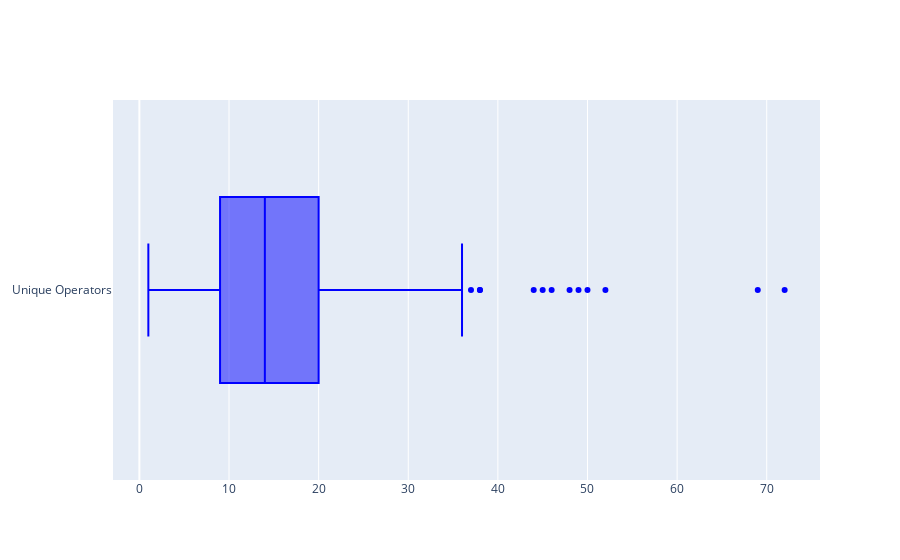

The notebook cell this image was saved under:
### Code cell
trace1 = go.Box(
    x = data.uniq_Op,
    name = 'Unique Operators',
    marker = dict(color = 'blue')
    )
box_data = [trace1]
iplot(box_data)

### Figure 1 — Plotly figure (JSON) as saved in the notebook; plotly's stock layout.template omitted (floating-point values rounded to 4 significant figures; data arrays with more than 128 entries replaced by an {"elided": "..."} marker saying what was removed)
{"data": [{"marker": {"color": "blue"}, "name": "Unique Operators", "type": "box", "x": {"elided": "498 float values"}}], "layout": {}}
